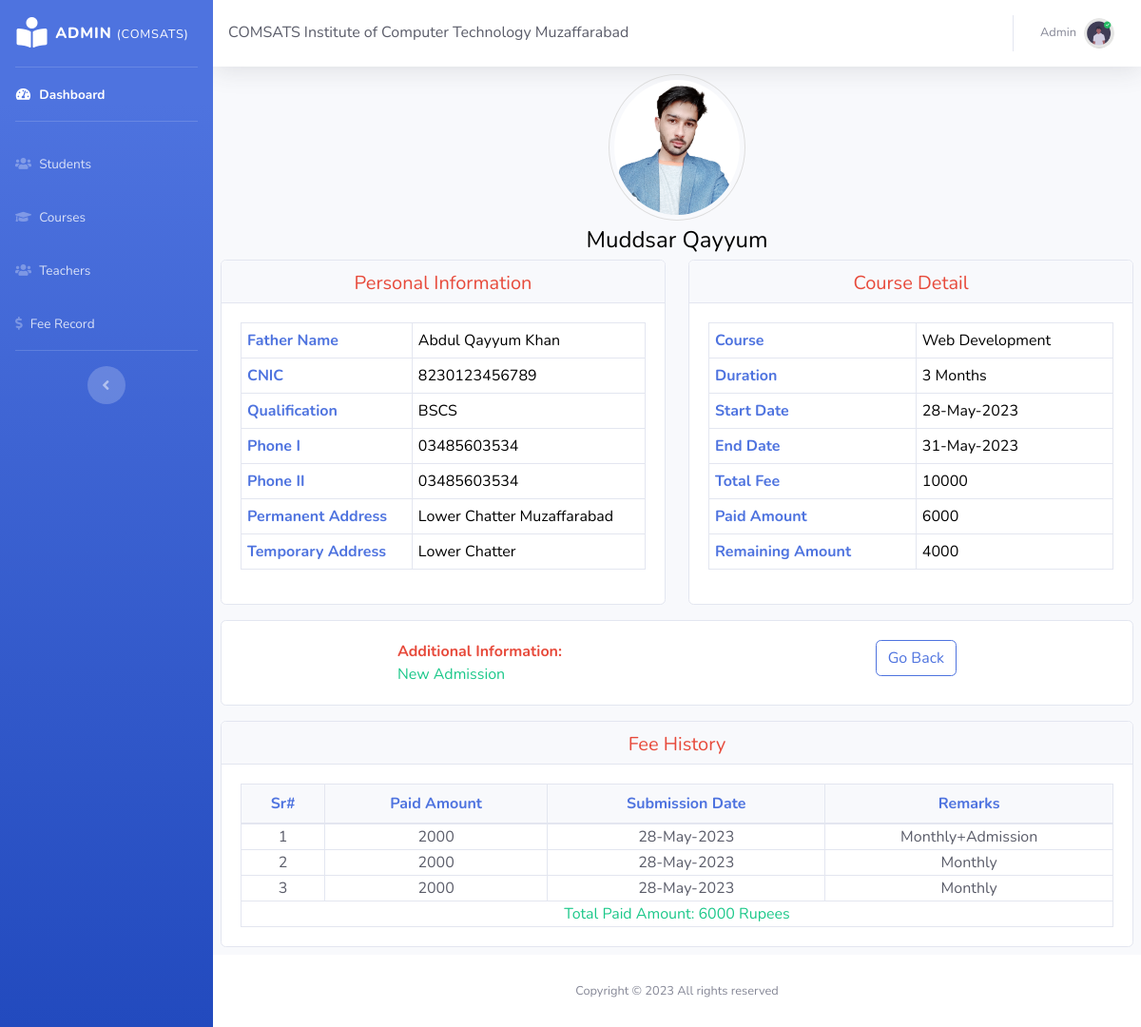
The app's page /profile.php?id=1 (signed in) with its own data.
### tables this page shows
CREATE TABLE `students_tbl` (
  `comsats_id` int(11) NOT NULL,
  `std_name` varchar(100) NOT NULL,
  `father_name` varchar(100) NOT NULL,
  `id_card` text NOT NULL,
  `qualification` varchar(100) NOT NULL,
  `course_id` int(11) NOT NULL,
  `phone_I` varchar(100) NOT NULL,
  `phone_II` varchar(100) NOT NULL,
  `std_photo` varchar(255) NOT NULL,
  `p_address` text NOT NULL,
  `t_address` text NOT NULL,
  `start_date` date NOT NULL DEFAULT current_timestamp(),
  `end_date` date DEFAULT NULL,
  `total_fee` varchar(100) NOT NULL,
  `add_info` text NOT NULL
);

CREATE TABLE `courses` (
  `course_id` int(11) NOT NULL,
  `course_name` varchar(100) NOT NULL,
  `course_duration` varchar(100) NOT NULL,
  `course_fee` int(11) NOT NULL
);

CREATE TABLE `fee_tbl` (
  `id` int(11) NOT NULL,
  `std_id` varchar(100) NOT NULL,
  `std_name` varchar(100) NOT NULL,
  `submit_fee` varchar(100) NOT NULL,
  `fee_date` date DEFAULT NULL,
  `remarks` varchar(100) NOT NULL
);

### profile.php (the view)
<?php include "header.php";
$id=$_GET['id'];
$sql="SELECT *
FROM students_tbl
LEFT JOIN courses ON students_tbl.course_id = courses.course_id WHERE students_tbl.comsats_id = '$id'";
$query=mysqli_query($config,$sql);
$rows=mysqli_num_rows($query);
$result=mysqli_fetch_assoc($query);
$totalPaidAmount=0;
$sql2="SELECT *
FROM fee_tbl
WHERE fee_tbl.std_id = '$id'";
$query2=mysqli_query($config,$sql2);
$rows2=mysqli_num_rows($query2);
$paid = "SELECT SUM(submit_fee) AS total FROM fee_tbl WHERE std_id = '$id'";
$sumResult = mysqli_query($config, $paid);
$amount = mysqli_fetch_assoc($sumResult);
$PaidAmount = $amount['total'];
if ($rows) { ?>
<div class="container profile-page">
  <div class="row">
    <div class="col-12">
      <div class="text-center"> <?php
          if(empty($result['std_photo'])) {?>
            <img class="avatar rounded-circle" src="assets/img/user.png" alt="img"><?php
          }
          else { ?>
            <img class="avatar rounded-circle" src="assets/img/<?=$result['std_photo']?>" alt="img"><?php }?>
            <h4 class="card-title"> <?= ucwords($result['std_name']) ?> </h4>
          </div>
    </div>
  </div>
  <div class="row">
    <div class="col-md-6">
      <div class="card mb-3">
        <div class="card-header">
          <h5 class="text-center text-danger">Personal Information</h5>
        </div>
        <div class="card-body">
          <div class="table-responsive">
            <table class="table table-bordered" width="100%" cellspacing="0">
              <tbody class="text-dark">
                <tr>
                  <th>Father Name</th>
                  <td> <?= ucwords($result['father_name']) ?> </td>
                </tr>
                <tr>
                  <th>CNIC</th>
                  <td> <?= ucwords($result['id_card']) ?> </td>
                </tr>
                <tr>
                  <th>Qualification</th>
                  <td> <?= $result['qualification'] ?> </td>
                </tr>
                <tr>
                  <th>Phone I</th>
                  <td> <?= $result['phone_I'] ?> </td>
                </tr>
                <tr>
                  <th>Phone II</th>
                  <td> <?= $result['phone_II'] ?> </td>
                </tr>
                <tr>
                  <th>Permanent Address</th>
                  <td> <?= $result['p_address'] ?> </td>
                </tr>
                <tr>
                  <th>Temporary Address</th>
                  <td> <?= $result['t_address'] ?> </td>
                </tr>
              </tbody>
            </table>
          </div>
        </div>
      </div>
    </div>
    <div class="col-md-6">
      <div class="card mb-3">
        <div class="card-header">
          <h5 class="text-center text-danger">Course Detail</h5>
        </div>
        <div class="card-body">
          <div class="table-responsive">
            <table class="table table-bordered" width="100%" cellspacing="0">
              <tbody class="text-dark">
                <tr>
                  <th>Course</th>
                  <td> <?= ucwords($result['course_name']) ?> </td>
                </tr>
                <tr>
                  <th>Duration</th>
                  <td> <?= ucwords($result['course_duration']) ?> </td>
                </tr>
                <tr>
                  <th>Start Date</th>
                  <td> <?= date('d-M-Y',strtotime($result['start_date'])) ?> </td>
                </tr>
                <tr>
                  <th>End Date</th>
                  <td> <?php
                  $end_date=$result['end_date'];
                  if ($end_date!='0000-00-00') {
                    echo date('d-M-Y',strtotime($end_date));
                  }
                  else
                  {
                    echo "---";
                   }?> </td>
                </tr>
                <tr>
                  <th>Total Fee</th>
                  <td> <?= $result['total_fee'] ?> </td>
                </tr>
                <tr>
                  <th>Paid Amount</th>
                  <td> <?= $PaidAmount ?> </td>
                </tr>
                <tr>
                  <th>Remaining Amount</th>
                  <td> <?php
                   $t_fee = intval($result['total_fee']);
                   $remaining = $t_fee - intval($PaidAmount);
                   echo $remaining;
                   ?> </td>
                </tr>
              </tbody>
            </table>
          </div>
        </div>
      </div>
    </div>
  </div>
  <div class="row mb-3">
    <div class="col-md-12">
      <div class="card">
        <div class="card-body d-flex justify-content-around">
          <div>
            <strong class="text-danger">Additional Information:<br></strong>
            <span class="text-success">New Admission</span>
          </div>
          <div>
            <a href="students.php" class="btn btn-outline-primary">Go Back</a>
          </div>
        </div>
      </div>
    </div>
  </div>
</div> <?php }
else
{
  echo "No Page Found";
}?>
<div class="card m-2">
  <div class="card-header">
    <h5 class="text-center text-danger">Fee History</h5>
  </div>
  <div class="card-body">
    <div class="table-responsive">
  <table class="custom-table table-bordered" class="table" width="100%">
     <thead class="text-primary bg-light">
      <tr>
        <th class="p-2 text-center">Sr#</th>
        <th class="p-2">Paid Amount</th>
        <th class="p-2">Submission Date</th>
        <th class="p-2">Remarks</th>
      </tr>
     </thead>
    <tbody class="text-dark">
    <?php
    if ($rows2) {
      $count=0;
      while($row=mysqli_fetch_assoc($query2)){ ?>
      <tr>
        <td><?= ++$count;?></td>
        <td><?php echo $paidAmount=$row['submit_fee'];
        $totalPaidAmount += $paidAmount;
         ?></td>
        <td><?php
        $fee=$row['fee_date'];
       if ($fee!="0000-00-00") {
        echo date('d-M-Y',strtotime($fee));
        } else{
          echo "";
        } ?></td>
        <td><?= $row['remarks'] ?></td>
      </tr>
    <?php } }?>
    <tr class="text-success"><td colspan="5">Total Paid Amount: <?= $totalPaidAmount ?>&nbsp;Rupees</td></tr>
    </tbody>
  </table>
</div>
  </div>
</div>
<?php
include "footer.php";
?>

### header.php (shortened to what this page needs)
<?php include "config.php";
if (isset($_SESSION['user_data'])) {
  $user_name=$_SESSION['user_data']['1'];
}
?>
<!DOCTYPE html>
<html lang="en">
<head>
  <link href="assets/vendor/fontawesome-free/css/all.min.css" rel="stylesheet" type="text/css">
  <link href="assets/style.css" rel="stylesheet">
</head>
<body id="page-top">
  <div id="wrapper">
    <ul class="navbar-nav bg-gradient-primary sidebar sidebar-dark accordion" id="accordionSidebar">
      <a class="sidebar-brand d-flex align-items-center justify-content-center" href="#">
        <div class="sidebar-brand-icon">
          <i class="fas fa-book-reader"></i>
        </div>
        <div class="sidebar-brand-text mx-2">Admin <small>(COMSATS)</small>
        </div>
      </a>
      <hr class="sidebar-divider my-0">
      <li class="nav-item active">
        <a class="nav-link" href="main.php">
          <i class="fas fa-fw fa-tachometer-alt"></i>
          <span>Dashboard</span>
        </a>
      </li>
      <hr class="sidebar-divider">
      <li class="nav-item">
        <a class="nav-link" href="students.php">
          <i class="fas fa-users"></i>
          <span>Students</span>
        </a>
      </li>
      <li class="nav-item">
        <a class="nav-link" href="courses.php">
          <i class="fas fa-graduation-cap"></i>
          <span>Courses</span>
        </a>
      </li>
      <li class="nav-item">
        <a class="nav-link" href="teachers.php">
          <i class="fas fa-users"></i>
          <span>Teachers</span>
        </a>
      </li>
      <li class="nav-item">
        <a class="nav-link" href="std_fee.php">
          <i class="fas fa-dollar-sign"></i>
          <span>Fee Record</span>
        </a>
      </li>
      <hr class="sidebar-divider d-none d-md-block">
      <div class="text-center d-none d-md-inline">
        <button class="rounded-circle border-0" id="sidebarToggle"></button>
      </div>
    </ul>
    <div id="content-wrapper" class="d-flex flex-column">
      <div id="content">
<nav class="navbar navbar-expand navbar-light bg-white topbar mb-2 static-top shadow">
  <h6 class="h6 mb-0 text-gray-800">COMSATS Institute of Computer Technology Muzaffarabad</h6>
  <ul class="navbar-nav ml-auto">
    <li class="nav-item dropdown no-arrow">
      <a class="nav-link dropdown-toggle" href="#" id="userDropdown" role="button" data-toggle="dropdown" aria-haspopup="true" aria-expanded="false">
        <span class="mr-2 d-none d-lg-inline text-gray-600 small"><?= ucwords($user_name) ?></span>
        <img class="img-profile rounded-circle" src="assets/img/user.png">
      </a>
    </li>
  </ul>
</nav>

### footer.php (shortened to what this page needs)
  <footer class="sticky-footer bg-white" id="down">
    <div class="container my-auto">
      <div class="copyright text-center my-auto">
        <span>Copyright &copy; 2023 All rights reserved</span>
      </div>
    </div>
  </footer>
  </div>
  </div>
  </body>
</html>

### records on screen
students_tbl: std_photo (picture), std_name "Muddsar Qayyum", father_name "Abdul Qayyum Khan", id_card "8230123456789", qualification "BSCS", phone_I "03485603534", phone_II "03485603534", p_address "Lower Chatter Muzaffarabad", t_address "Lower Chatter", course.course_name "Web Development", course.course_duration "3 Months", start_date "28-May-2023", end_date "31-May-2023", total_fee "10000"
fee_tbl: submit_fee "2000", fee_date "28-May-2023", remarks "Monthly+Admission"
fee_tbl: submit_fee "2000", fee_date "28-May-2023", remarks "Monthly"
fee_tbl: submit_fee "2000", fee_date "28-May-2023", remarks "Monthly"

### other values on screen
$user_name "Admin"
$PaidAmount "6000"
$remaining "4000"
$totalPaidAmount "6000"
